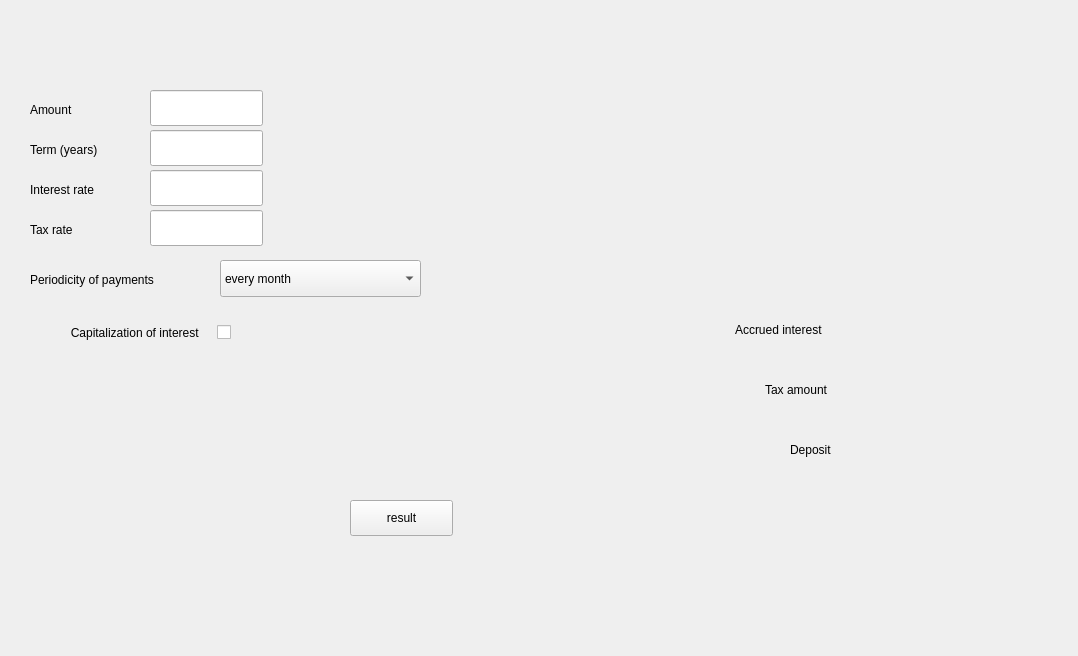
<?xml version="1.0" encoding="UTF-8"?>
<ui version="4.0">
 <class>deposit</class>
 <widget class="QWidget" name="deposit">
  <property name="geometry">
   <rect>
    <x>0</x>
    <y>0</y>
    <width>1078</width>
    <height>656</height>
   </rect>
  </property>
  <property name="windowTitle">
   <string>Deposit</string>
  </property>
  <widget class="QLineEdit" name="amount">
   <property name="geometry">
    <rect>
     <x>150</x>
     <y>90</y>
     <width>113</width>
     <height>36</height>
    </rect>
   </property>
  </widget>
  <widget class="QLineEdit" name="term_years">
   <property name="geometry">
    <rect>
     <x>150</x>
     <y>130</y>
     <width>113</width>
     <height>36</height>
    </rect>
   </property>
  </widget>
  <widget class="QLineEdit" name="interest_rate">
   <property name="geometry">
    <rect>
     <x>150</x>
     <y>170</y>
     <width>113</width>
     <height>36</height>
    </rect>
   </property>
  </widget>
  <widget class="QLineEdit" name="tax_rate">
   <property name="geometry">
    <rect>
     <x>150</x>
     <y>210</y>
     <width>113</width>
     <height>36</height>
    </rect>
   </property>
  </widget>
  <widget class="QLabel" name="label">
   <property name="geometry">
    <rect>
     <x>30</x>
     <y>100</y>
     <width>71</width>
     <height>20</height>
    </rect>
   </property>
   <property name="text">
    <string>Amount</string>
   </property>
  </widget>
  <widget class="QLabel" name="label_2">
   <property name="geometry">
    <rect>
     <x>30</x>
     <y>140</y>
     <width>111</width>
     <height>19</height>
    </rect>
   </property>
   <property name="text">
    <string>Term (years)</string>
   </property>
  </widget>
  <widget class="QLabel" name="label_3">
   <property name="geometry">
    <rect>
     <x>30</x>
     <y>180</y>
     <width>91</width>
     <height>19</height>
    </rect>
   </property>
   <property name="text">
    <string>Interest rate</string>
   </property>
  </widget>
  <widget class="QLabel" name="label_4">
   <property name="geometry">
    <rect>
     <x>30</x>
     <y>220</y>
     <width>66</width>
     <height>19</height>
    </rect>
   </property>
   <property name="text">
    <string>Tax rate</string>
   </property>
  </widget>
  <widget class="QComboBox" name="pereodic_pay">
   <property name="geometry">
    <rect>
     <x>220</x>
     <y>260</y>
     <width>201</width>
     <height>37</height>
    </rect>
   </property>
   <item>
    <property name="text">
     <string>every month</string>
    </property>
   </item>
   <item>
    <property name="text">
     <string>every quarter</string>
    </property>
   </item>
   <item>
    <property name="text">
     <string>every day</string>
    </property>
   </item>
  </widget>
  <widget class="QLabel" name="label_5">
   <property name="geometry">
    <rect>
     <x>30</x>
     <y>270</y>
     <width>161</width>
     <height>19</height>
    </rect>
   </property>
   <property name="text">
    <string>Periodicity of payments</string>
   </property>
  </widget>
  <widget class="QCheckBox" name="cap_int_checkBox">
   <property name="geometry">
    <rect>
     <x>10</x>
     <y>320</y>
     <width>221</width>
     <height>25</height>
    </rect>
   </property>
   <property name="layoutDirection">
    <enum>Qt::RightToLeft</enum>
   </property>
   <property name="text">
    <string>Сapitalization of interest    </string>
   </property>
  </widget>
  <widget class="QLabel" name="accures_int">
   <property name="geometry">
    <rect>
     <x>890</x>
     <y>320</y>
     <width>121</width>
     <height>19</height>
    </rect>
   </property>
   <property name="text">
    <string/>
   </property>
  </widget>
  <widget class="QLabel" name="tax_amount">
   <property name="geometry">
    <rect>
     <x>890</x>
     <y>380</y>
     <width>111</width>
     <height>19</height>
    </rect>
   </property>
   <property name="text">
    <string/>
   </property>
  </widget>
  <widget class="QLabel" name="end_deposit">
   <property name="geometry">
    <rect>
     <x>890</x>
     <y>440</y>
     <width>121</width>
     <height>19</height>
    </rect>
   </property>
   <property name="text">
    <string/>
   </property>
  </widget>
  <widget class="QLabel" name="label_9">
   <property name="geometry">
    <rect>
     <x>765</x>
     <y>380</y>
     <width>91</width>
     <height>20</height>
    </rect>
   </property>
   <property name="text">
    <string>Tax amount</string>
   </property>
  </widget>
  <widget class="QLabel" name="label_10">
   <property name="geometry">
    <rect>
     <x>735</x>
     <y>320</y>
     <width>121</width>
     <height>20</height>
    </rect>
   </property>
   <property name="text">
    <string>Accrued interest</string>
   </property>
  </widget>
  <widget class="QLabel" name="label_11">
   <property name="geometry">
    <rect>
     <x>790</x>
     <y>440</y>
     <width>66</width>
     <height>19</height>
    </rect>
   </property>
   <property name="text">
    <string>Deposit</string>
   </property>
  </widget>
  <widget class="QPushButton" name="pushButton_result_deposit">
   <property name="geometry">
    <rect>
     <x>350</x>
     <y>500</y>
     <width>103</width>
     <height>36</height>
    </rect>
   </property>
   <property name="text">
    <string>result</string>
   </property>
  </widget>
 </widget>
 <resources/>
 <connections/>
</ui>
